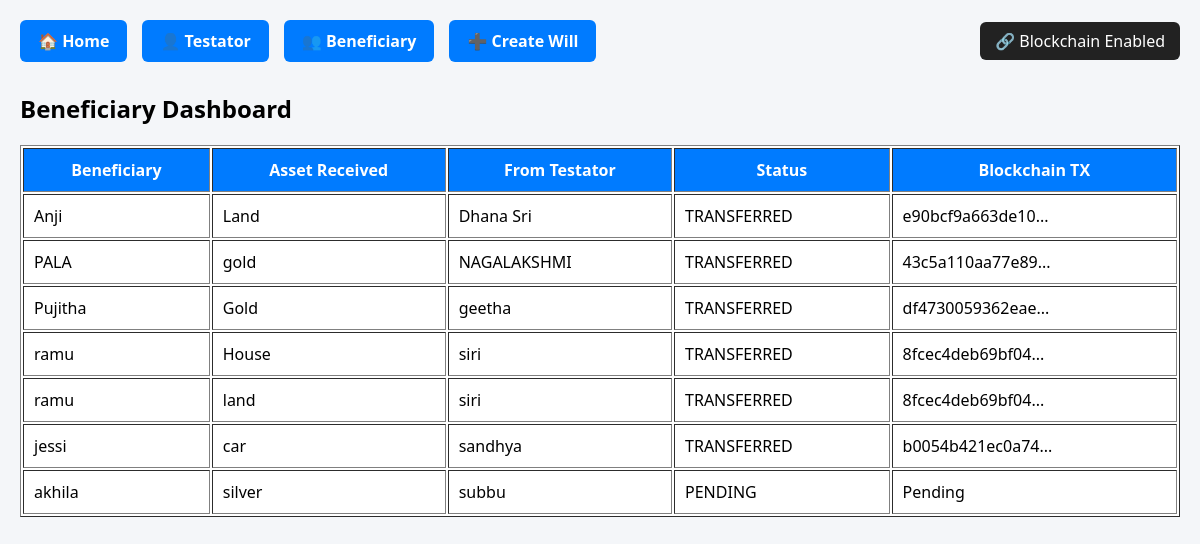
The page /beneficiary-dashboard/ on the database its author committed.
### dashboard/models.py (models this page shows, shortened)
class AssetDistribution(models.Model):
    will = models.ForeignKey(Will, on_delete=models.CASCADE)
    asset = models.ForeignKey(Asset, on_delete=models.CASCADE)
    beneficiary = models.ForeignKey(Beneficiary, on_delete=models.CASCADE)
    share = models.FloatField()
    tx_hash = models.CharField(max_length=255, null=True, blank=True)
    status = models.CharField(max_length=50, default="PENDING")

class Beneficiary(models.Model):
    name = models.CharField(max_length=100)
    email = models.EmailField()
    wallet_address = models.CharField(
    max_length=42,
    default="0x0000000000000000000000000000000000000000"
)
    private_key = models.CharField(max_length=100, null=True, blank=True)

class Asset(models.Model):
    name = models.CharField(max_length=100)
    value = models.FloatField()
    owner = models.ForeignKey(Testator, on_delete=models.CASCADE)

class Will(models.Model):
    class Status(models.TextChoices):
        DRAFT = "DRAFT", "Draft"
        ACTIVE = "ACTIVE", "Active"
        DECEASED = "DECEASED", "Deceased"
        COMPLETED = "COMPLETED", "Completed"
    testator = models.ForeignKey(Testator, on_delete=models.CASCADE)
    beneficiaries = models.ManyToManyField(Beneficiary)
    status = models.CharField(
        max_length=20,
        choices=Status.choices,
        default=Status.DRAFT
    )
    will_document = models.FileField(
        upload_to="wills/",
        null=True,
        blank=True
    )
    blockchain_tx = models.CharField(max_length=255, blank=True, null=True)
    ipfs_hash = models.CharField(max_length=255, blank=True, null=True)
    pq_signature = models.TextField(null=True, blank=True)
    created_at = models.DateTimeField(auto_now_add=True)
    updated_at = models.DateTimeField(auto_now=True)

class Testator(models.Model):
    name = models.CharField(max_length=100)
    email = models.EmailField()
    aadhaar = models.CharField(
        max_length=12,
        unique=True,
        validators=[aadhaar_validator]
    )
    wallet_address = models.CharField(
    max_length=42,
    default="0x0000000000000000000000000000000000000000"
)

### dashboard/views.py (the view)
# urls.py: path('beneficiary-dashboard/', views.beneficiary_dashboard, name='beneficiary_dashboard'),
def beneficiary_dashboard(request):
    distributions = AssetDistribution.objects.select_related(
        'beneficiary', 'asset', 'will', 'will__testator'
    )
    return render(request, "dashboard/beneficiary_dashboard.html", {
        "distributions": distributions
    })

### dashboard/templates/dashboard/beneficiary_dashboard.html
{% extends "dashboard/home.html" %}
{% block content %}
<h2>Beneficiary Dashboard</h2>
<table border="1" cellpadding="10" style="width:100%; background:white;">
<tr style="background:#007BFF; color:white;">
    <th>Beneficiary</th>
    <th>Asset Received</th>
    <th>From Testator</th>
    <th>Status</th>
    <th>Blockchain TX</th>
</tr>
{% for d in distributions %}
<tr>
    <td>{{ d.beneficiary.name }}</td>
    <td>{{ d.asset.name }}</td>
    <td>{{ d.will.testator.name }}</td>
    <td>{{ d.status }}</td>
    <td>
        {% if d.tx_hash %}
            {{ d.tx_hash|slice:":15" }}...
        {% else %}
            Pending
        {% endif %}
    </td>
</tr>
{% empty %}
<tr>
    <td colspan="5">No data available</td>
</tr>
{% endfor %}
</table>
{% endblock %}

### dashboard/templates/dashboard/home.html (style rules this page uses)
body { font-family: 'Segoe UI'; margin: 20px; background-color: #f4f6f9; }

### rows shown on the page
AssetDistribution: beneficiary.name "Anji", asset.name "Land", will.testator.name "Dhana Sri", status "TRANSFERRED", tx_hash "e90bcf9a663de10"
AssetDistribution: beneficiary.name "PALA", asset.name "gold", will.testator.name "NAGALAKSHMI", status "TRANSFERRED", tx_hash "43c5a110aa77e89"
AssetDistribution: beneficiary.name "Pujitha", asset.name "Gold", will.testator.name "geetha", status "TRANSFERRED", tx_hash "df4730059362eae"
AssetDistribution: beneficiary.name "ramu", asset.name "House", will.testator.name "siri", status "TRANSFERRED", tx_hash "8fcec4deb69bf04"
AssetDistribution: beneficiary.name "ramu", asset.name "land", will.testator.name "siri", status "TRANSFERRED", tx_hash "8fcec4deb69bf04"
AssetDistribution: beneficiary.name "jessi", asset.name "car", will.testator.name "sandhya", status "TRANSFERRED", tx_hash "b0054b421ec0a74"
AssetDistribution: beneficiary.name "akhila", asset.name "silver", will.testator.name "subbu", status "PENDING", shows "Pending"
